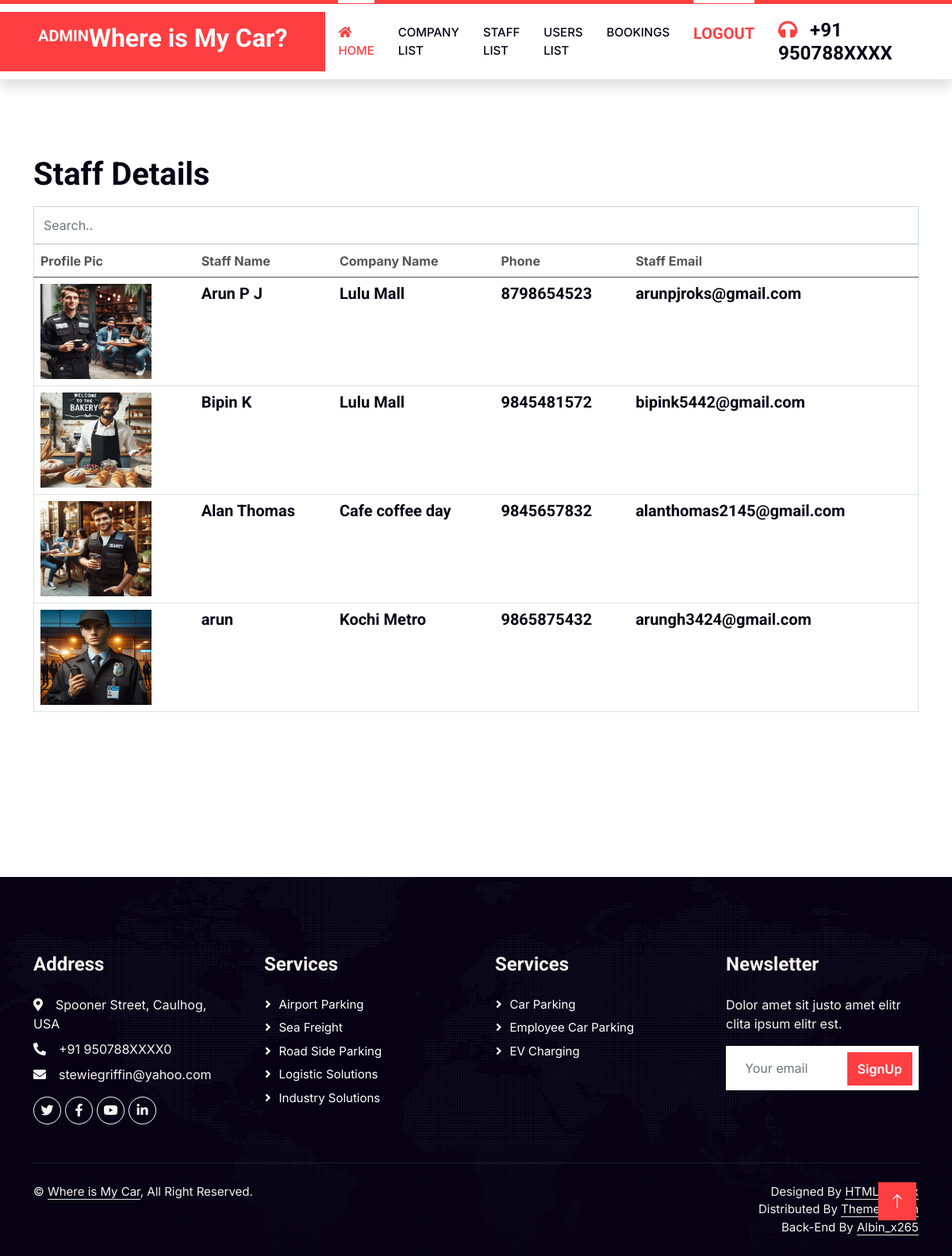
The app's page /disp_staff_details with its own data.
### app1/models.py (models this page shows, shortened)
class staff(models.Model):
    s_name = models.CharField(max_length=20)
    cname = models.CharField(max_length=20)
    prof_pic = models.ImageField(upload_to='static/img/staff_profile_pics', validators=[validate_image_file_extension])
    job_desc = models.CharField(max_length=40)
    s_ph_no = models.IntegerField()
    c_email = models.CharField(max_length=40)
    c_location = models.CharField(max_length=40)
    s_email = models.CharField(max_length=40)
    s_password = models.CharField(max_length=40)

### app1/views.py (the view)
# urls.py: path('disp_staff_details', views.disp_staff_details),
def disp_staff_details(re):
    s_details = staff.objects.all()
    return render(re,'project_admin/disp_staff_details.html',{'s_details':s_details})

### template/project_admin/disp_staff_details.html (shortened to what this page needs)
<!DOCTYPE html>
<html lang="en">
<head>
    {% load static %}
    <link href="https://cdnjs.cloudflare.com/ajax/libs/font-awesome/5.10.0/css/all.min.css" rel="stylesheet">
    <link href="https://cdn.jsdelivr.net/npm/bootstrap-icons@1.4.1/font/bootstrap-icons.css" rel="stylesheet">
    <link href="{% static 'lib/animate/animate.min.css' %}" rel="stylesheet">
    <link href="{% static 'lib/owlcarousel/assets/owl.carousel.min.css' %}" rel="stylesheet">
    <link href="{% static 'css/bootstrap.min.css' %}" rel="stylesheet">
    <link href="{% static 'css/style.css' %}" rel="stylesheet">
</head>
<body>
    <nav class="navbar navbar-expand-lg bg-white navbar-light shadow border-top border-5 border-primary sticky-top p-0">
        <a href="" class="navbar-brand bg-primary d-flex align-items-center px-4 px-lg-5">
            <h5 class="text-white text-uppercase mb-3 animated slideInDown">Admin</h5>
            <h2 class="mb-2 text-white">Where is My Car?</h2>
        </a>
        <div class="collapse navbar-collapse" id="navbarCollapse">
            <div class="navbar-nav ms-auto p-4 p-lg-0">
                <a href="admin_index" class="nav-item nav-link active"><i class="fa fa-home"></i> Home</a>
                <a href="disp_park2" class="nav-item nav-link">Company List</a>
                <a href="disp_staff_details" class="nav-item nav-link">Staff List</a>
                <a href="disp_user" class="nav-item nav-link">Users List</a>
                <a href="all_parking_booking_admin_view" class="nav-item nav-link">Bookings</a>
                <a href="../login" class="nav-item nav-link active"><h5 class="text-primary m-0">LogOut</h5></a>
            </div>
            <h4 class="m-0 pe-lg-5 d-none d-lg-block"><i class="fa fa-headphones text-primary me-3"></i>+91 950788XXXX</h4>
        </div>
    </nav>
    <div class="container-xxl py-5">
        <div class="container py-5">
            <div class="row g-5 align-items-center">
                <div class="col-lg-15 wow fadeInUp" data-wow-delay="0.1s">
                            <div class="row g-0">
                                <h1 class="mb-3">Staff Details</h1>
                                <input id="myInput" class="form-control"  type="text" placeholder="Search..">
                                <br><br>
                                <form>
                                    <table class="table table-hover" border="1">
                                        <thead>
                                            <tr>
                                                <th> Profile Pic    </th>
                                                <th> Staff Name    </th>
                                                <th> Company Name    </th>
                                                <th> Phone   </th>
                                                <th> Staff Email  </th>
                                            </tr>
                                        </thead>
                                        <tbody id="myTable">
                                        {% for i in s_details %}
                                            <div style="float:left">
                                                <tr>
                                                    <td><img src={{i.prof_pic.url}} width="140px" height="120px"></td>
                                                    <td><h5>{{i.s_name}}      </h5></td>
                                                      <td><h5>{{i.cname}} </h5></td>
                                                      <td><h5>{{i.s_ph_no}}</h5></td>
                                                      <td><h5>{{i.s_email}}</h5></td>
                                                </tr>
                                            </div>
                                        {% endfor %}
                                        </tbody>
                                    </table>
                                </form>
                            </div>
                </div>
            </div>
        </div>
    </div>
    <div class="container-fluid bg-dark text-light footer pt-5 wow fadeIn" data-wow-delay="0.1s" style="margin-top: 6rem;">
        <div class="container py-5">
            <div class="row g-5">
                <div class="col-lg-3 col-md-6">
                    <h4 class="text-light mb-4">Address</h4>
                    <p class="mb-2"><i class="fa fa-map-marker-alt me-3"></i>Spooner Street, Caulhog, USA</p>
                    <p class="mb-2"><i class="fa fa-phone-alt me-3"></i>+91 950788XXXX0</p>
                    <p class="mb-2"><i class="fa fa-envelope me-3"></i>stewiegriffin@yahoo.com</p>
                    <div class="d-flex pt-2">
                        <a class="btn btn-outline-light btn-social" href=""><i class="fab fa-twitter"></i></a>
                        <a class="btn btn-outline-light btn-social" href=""><i class="fab fa-facebook-f"></i></a>
                        <a class="btn btn-outline-light btn-social" href=""><i class="fab fa-youtube"></i></a>
                        <a class="btn btn-outline-light btn-social" href=""><i class="fab fa-linkedin-in"></i></a>
                    </div>
                </div>
                <div class="col-lg-3 col-md-6">
                    <h4 class="text-light mb-4">Services</h4>
                    <a class="btn btn-link" href="">Airport Parking</a>
                    <a class="btn btn-link" href="">Sea Freight</a>
                    <a class="btn btn-link" href="">Road Side Parking</a>
                    <a class="btn btn-link" href="">Logistic Solutions</a>
                    <a class="btn btn-link" href="">Industry solutions</a>
                </div>
                <div class="col-lg-3 col-md-6">
                    <h4 class="text-light mb-4">Services</h4>
                    <a class="btn btn-link" href="">Car Parking</a>
                    <a class="btn btn-link" href="">Employee Car Parking</a>
                    <a class="btn btn-link" href="">EV Charging</a>
                </div>
                <div class="col-lg-3 col-md-6">
                    <h4 class="text-light mb-4">Newsletter</h4>
                    <p>Dolor amet sit justo amet elitr clita ipsum elitr est.</p>
                    <div class="position-relative mx-auto" style="max-width: 400px;">
                        <input class="form-control border-0 w-100 py-3 ps-4 pe-5" type="text" placeholder="Your email">
                        <button type="button" class="btn btn-primary py-2 position-absolute top-0 end-0 mt-2 me-2">SignUp</button>
                    </div>
                </div>
            </div>
        </div>
        <div class="container">
            <div class="copyright">
                <div class="row">
                    <div class="col-md-6 text-center text-md-start mb-3 mb-md-0">
                        &copy; <a class="border-bottom" href="#">Where is My Car</a>, All Right Reserved.
                    </div>
                    <div class="col-md-6 text-center text-md-end">
                        Designed By <a class="border-bottom" href="https://htmlcodex.com">HTML Codex</a>
                        </br>Distributed By <a class="border-bottom" href="https://themewagon.com" target="_blank">ThemeWagon</a>
</br>Back-End By <a class="border-bottom" href="https://albinantonyappus@gmail.com" target="_blank">Albin_x265</a>
                    </div>
                </div>
            </div>
        </div>
    </div>
    <a href="#" class="btn btn-lg btn-primary btn-lg-square rounded-0 back-to-top"><i class="bi bi-arrow-up"></i></a>
</body>
</html>

### static/css/style.css (style rules this page uses)
:root { --primary: #FF3E41; --secondary: #51CFED; --light: #F8F2F0; --dark: #060315; }
.back-to-top { position: fixed; display: none; right: 45px; bottom: 45px; z-index: 99; }
.btn { font-weight: 600; transition: .5s; }
.btn.btn-primary, .btn.btn-secondary { color: #FFFFFF; }
.btn-lg-square { width: 48px; height: 48px; }
.btn-square, .btn-sm-square, .btn-lg-square { padding: 0; display: flex; align-items: center; justify-content: center; font-weight: normal; }
.navbar-light .navbar-nav .nav-link { position: relative; margin-right: 30px; padding: 25px 0; color: #FFFFFF; font-size: 15px; text-transform: uppercase; outline: none; }
.navbar-light .navbar-nav .nav-link:hover, .navbar-light .navbar-nav .nav-link.active { color: var(--primary); }
.navbar-light .navbar-brand, .navbar-light a.btn { height: 75px; }
.navbar-light .navbar-nav .nav-link { color: var(--dark); font-weight: 500; }
.navbar-light.sticky-top { top: -100px; transition: .5s; }
@media (min-width: 992px) { .navbar-light .navbar-nav .nav-link::before { position: absolute; content: ""; width: 0; height: 5px; top: -6px; left: 50%; background: #FFFFFF; transition: .5s; } }
@media (min-width: 992px) { .navbar-light .navbar-nav .nav-link:hover::before, .navbar-light .navbar-nav .nav-link.active::before { width: 100%; left: 0; } }
.footer { background: linear-gradient(rgba(6, 3, 21, .5), rgba(6, 3, 21, .5)), url(../img/map.png) center center no-repeat; background-size: cover; }
.footer .btn.btn-social { margin-right: 5px; width: 35px; height: 35px; display: flex; align-items: center; justify-content: center; color: var(--light); border: 1px solid #FFFFFF; border-radius: 35px; transition: .3s; }
.footer .btn.btn-link { display: block; margin-bottom: 5px; padding: 0; text-align: left; color: #FFFFFF; font-size: 15px; font-weight: normal; text-transform: capitalize; transition: .3s; }
.footer .btn.btn-link::before { position: relative; content: "\f105"; font-family: "Font Awesome 5 Free"; font-weight: 900; margin-right: 10px; }
.footer .copyright { padding: 25px 0; font-size: 15px; border-top: 1px solid rgba(256, 256, 256, .1); }
.footer .copyright a { color: var(--light); }

### records on screen
staff: prof_pic (picture), s_name "Arun P J", cname "Lulu Mall", s_ph_no "8798654523", s_email "arunpjroks@gmail.com"
staff: prof_pic (picture), s_name "Bipin K", cname "Lulu Mall", s_ph_no "9845481572", s_email "bipink5442@gmail.com"
staff: prof_pic (picture), s_name "Alan Thomas", cname "Cafe coffee day", s_ph_no "9845657832", s_email "alanthomas2145@gmail.com"
staff: prof_pic (picture), s_name "arun", cname "Kochi Metro", s_ph_no "9865875432", s_email "arungh3424@gmail.com"
